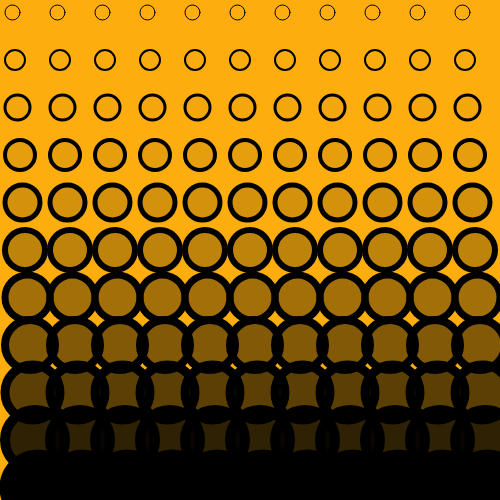
Frame 1 (no input)
Frame 60 (no input): identical to frame 1, image omitted
Frame 120 (the mouse pressed at the canvas centre since frame 60): identical to frame 1, image omitted

The p5.js sketch that drew this single still picture (run headless with seeded random() and noise() and a simulated clock; from frame 60 on, the mouse is pressed at the canvas centre):

// p5.js sketch
// ── sketch.js
// p5Polar Template
// https://github.com/liz-peng/p5.Polar
// https://liz-peng.github.io/p5.Polar/
// Review the index.html for the <script></script> 

function setup() {
  createCanvas(500, 500);
  ellipseMode(CORNER);
}

function draw() {
  background(253, 174, 14);
  
  for (let i=0; i<11; i++){
    for (let j=0; j<11; j++){

      strokeWeight(j+1); //stroke weight

      let quickG = j * j; // gradiation from blank to fill at the bottom
      let alpha = map(quickG, 0, 100, 0, 255);
      fill (0, alpha);
      //let gradiation = map(quickG, 0, 100, 255, 0); //do i want the filled color? 
      //fill(gradiation);

      let goBig = 15 + (j*5); //want the bottom circles to get larger
      let size = 15; // size of shape
      let space = size * 3; 
      let startingX = 5; 
      let startingY= 5; 

      ellipse(startingX+(i*space), startingY+(j * space), goBig);
    }
  }
}
